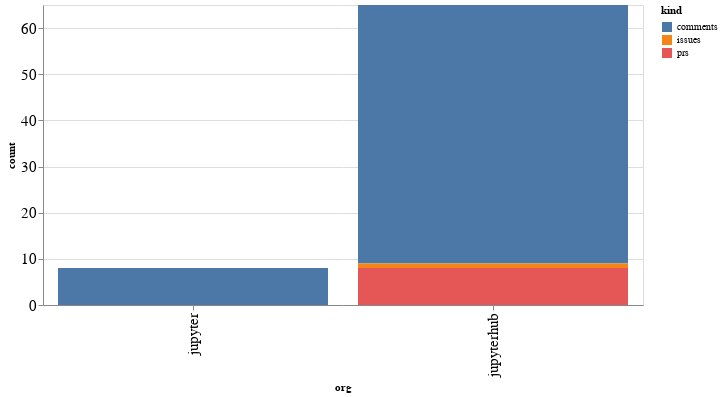

Notebook source saved alongside this figure:
### Code cell
alt.Chart(org_summaries, width=600).mark_bar().encode(
    x='org',
    y='count',
    color='kind',
    tooltip="org"
)

### Figure 1 — Vega-Lite specification as saved in the notebook (floating-point values rounded to 4 significant figures)
{"config": {"axisLeft": {"labelFontSize": 15}, "axisBottom": {"labelFontSize": 15}}, "data": {"name": "data-8636c094b67cf8e5c9a3c74ef7042a42"}, "mark": "bar", "encoding": {"color": {"type": "nominal", "field": "kind"}, "tooltip": {"type": "nominal", "field": "org"}, "x": {"type": "nominal", "field": "org"}, "y": {"type": "quantitative", "field": "count"}}, "width": 600, "$schema": "https://vega.github.io/schema/vega-lite/v4.8.1.json", "datasets": {"data-8636c094b67cf8e5c9a3c74ef7042a42": [{"org": "jupyter", "kind": "comments", "count": 8}, {"org": "jupyterhub", "kind": "comments", "count": 56}, {"org": "jupyterhub", "kind": "issues", "count": 1}, {"org": "jupyterhub", "kind": "prs", "count": 8}]}}
